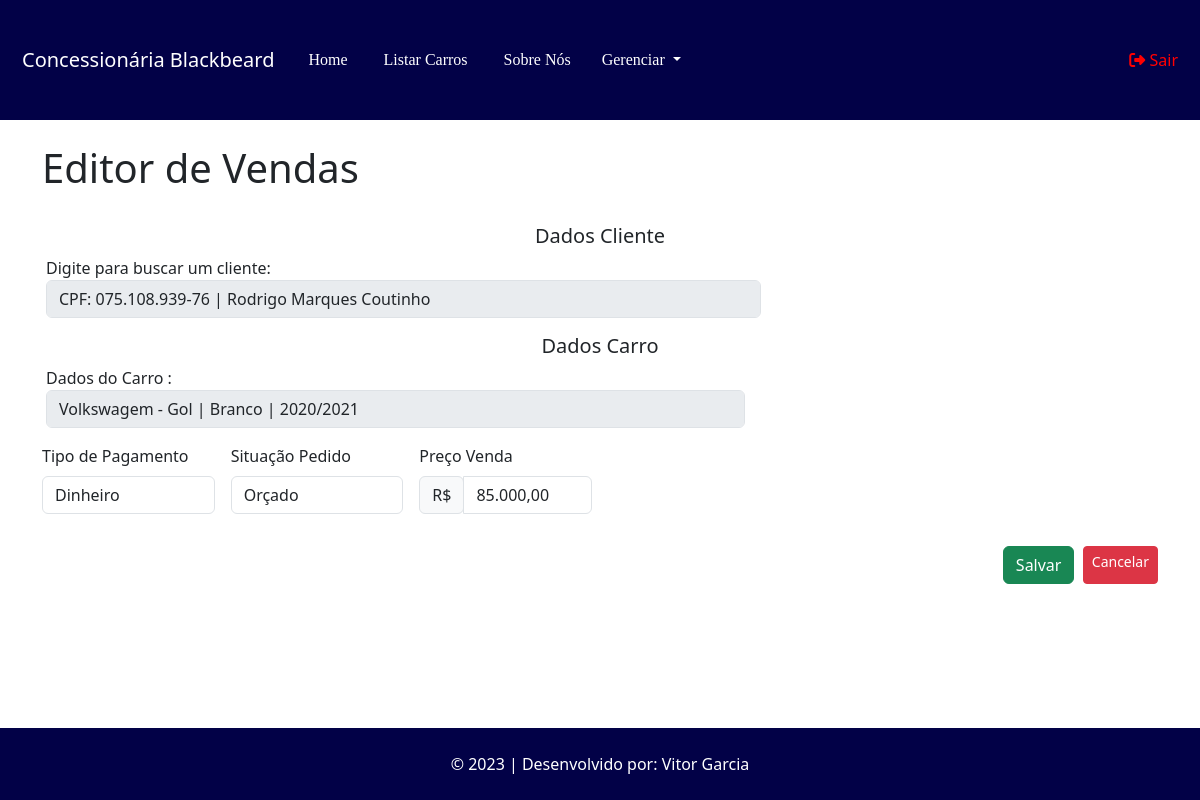
Screenshot of /venda/edicao/3 (signed in) with the database file from the repository.
### tables this page shows
CREATE TABLE `cliente` (
  `id` int(11) NOT NULL,
  `nome` varchar(100) NOT NULL,
  `telefone` varchar(20) NOT NULL,
  `email` varchar(100) NOT NULL,
  `cpf` char(15) NOT NULL,
  `status` varchar(12) NOT NULL,
  `cep` varchar(10) DEFAULT NULL,
  `uf` varchar(2) DEFAULT NULL,
  `cidade` varchar(255) DEFAULT NULL,
  `bairro` varchar(255) DEFAULT NULL,
  `logradouro` varchar(255) DEFAULT NULL,
  `complemento` varchar(255) DEFAULT NULL,
  `numero` varchar(10) DEFAULT NULL
);

CREATE TABLE `marca` (
  `id` int(11) NOT NULL,
  `nome` varchar(100) NOT NULL
);

CREATE TABLE `modelo` (
  `id` int(11) NOT NULL,
  `nome` varchar(100) NOT NULL,
  `id_marca` int(11) NOT NULL
);

CREATE TABLE `carro` (
  `id` int(11) NOT NULL,
  `id_modelo` int(11) NOT NULL,
  `ano_fabricacao` year(4) NOT NULL,
  `cor` varchar(50) NOT NULL,
  `preco_venda` decimal(10,2) NOT NULL,
  `quilometragem` int(11) NOT NULL,
  `modelo_direcao` varchar(50) NOT NULL,
  `modelo_transmissao` varchar(50) NOT NULL,
  `placa` varchar(12) NOT NULL,
  `observacoes` varchar(255) NOT NULL,
  `disponibilidade` varchar(50) NOT NULL,
  `tipo_freio` varchar(15) NOT NULL,
  `motor` varchar(15) NOT NULL,
  `tipo_combustivel` varchar(15) NOT NULL,
  `tipo_tracao` varchar(15) NOT NULL,
  `ano_modelo` year(4) NOT NULL
);

CREATE TABLE `venda` (
  `id` int(11) NOT NULL,
  `id_carro` int(11) DEFAULT NULL,
  `id_cliente` int(11) DEFAULT NULL,
  `id_vendedor` int(11) DEFAULT NULL,
  `data_venda` datetime NOT NULL DEFAULT current_timestamp(),
  `preco_venda` decimal(10,2) DEFAULT NULL,
  `desconto` decimal(10,2) NOT NULL,
  `valor_total` decimal(10,2) NOT NULL,
  `tipo_pagamento` varchar(15) NOT NULL,
  `situacao_pedido` varchar(50) NOT NULL
);

### App/Controllers/Controller.php (called while the page is built, shortened)
<?php
abstract class Controller
{
    private $viewVar;
    public function render($view)
    {
        $viewVar = $this->getViewVar();
        require_once PATH . '/App/Views/layouts/cabecalho.php';
        require_once PATH . '/App/Views/layouts/menu.php';
        require_once PATH . '/App/Views/' . $view . '.php';
        require_once PATH . '/App/Views/layouts/rodape.php';
    }
    public function getViewVar()
    {
        return $this->viewVar;
    }
    public function setViewParam($varName, $varValue)
    {
        if ($varName != "" && $varValue != "") {
            $this->viewVar[$varName] = $varValue;
        }
    }
}

### App/Controllers/VendaController.php (called while the page is built, shortened)
<?php
class VendaController extends Controller
{
    public function edicao($params){
        $idVenda = $params[0];
        $vendaDAO = new VendaDAO();
        $venda = $vendaDAO->listar($idVenda);
        $this->render('/venda/editar');
    }
}

### index.php (called while the page is built, shortened)
<?php
try {
    $app = new App();
    $app->run();
}catch (\Exception $e){
    $oError = new Erro($e);
    $oError->render();
}

### App/Lib/Conexao.php (called while the page is built, shortened)
<?php
class Conexao
{
    private static $connection;
    public static function getConnection()
    {
        $pdoConfig = DB_DRIVER . ":" . "host=" . DB_HOST . ";";
        $pdoConfig .= "dbname=" . DB_NAME . ";";
        try {
            if (!isset(self::$connection)) {
                self::$connection = new PDO($pdoConfig, DB_USER, DB_PASSWORD);
                self::$connection->setAttribute(PDO::ATTR_ERRMODE, PDO::ERRMODE_EXCEPTION);
            }
            return self::$connection;
        } catch (PDOException $e) {
            throw new Exception("Erro de conexão com o banco de dados", 500);
        }
    }
}

### App/Models/DAO/BaseDAO.php (called while the page is built, shortened)
<?php
abstract class BaseDAO
{
    private $conexao;
    public function __construct()
    {
        $this->conexao = Conexao::getConnection();
    }
    public function select($sql)
    {
        if (!empty($sql)) {
            return $this->conexao->query($sql);
        }
    }
}

### App/Models/DAO/VendaDAO.php (called while the page is built, shortened)
<?php
class VendaDAO extends BaseDAO{
    public function listar($id = null){
        if($id){
            $resultado = $this->select(
                "SELECT * FROM venda WHERE id = $id"
            );
            return $resultado->fetchObject(Venda::class);
        } else {
            $resultado = $this->select(
                'SELECT * FROM venda'
            );
            return $resultado->fetchAll(\PDO::FETCH_CLASS, Venda::class);
        }
        return false;
    }
}
?>

### App/Models/Entidades/Venda.php (called while the page is built, shortened)
<?php
class Venda {
    private $id;
    private $id_carro;
    private $id_cliente;
    private $tipo_pagamento;
    private $situacao_pedido;
    public function getId() {
        return $this->id;
    }
    public function getId_carro() {
        return $this->id_carro;
    }
    public function getId_cliente() {
        return $this->id_cliente;
    }
    public function getTipo_pagamento() {
        return $this->tipo_pagamento;
    }
    public function getSituacao_pedido() {
        return $this->situacao_pedido;
    }
}
?>

### App/Models/DAO/ClienteDAO.php (called while the page is built, shortened)
<?php
class ClienteDAO extends BaseDAO{
    public function listar($id = null){
        if($id){
            $resultado = $this->select(
                "SELECT * FROM cliente WHERE id = $id"
            );
            return $resultado->fetchObject(Cliente::class);
        } else {
            $resultado = $this->select(
                'SELECT * FROM cliente'
            );
            return $resultado->fetchAll(\PDO::FETCH_CLASS, Cliente::class);
        }
        return false;
    }
}
?>

### App/Models/Entidades/Cliente.php (called while the page is built, shortened)
<?php
class Cliente{
     private $nome;
     private $cpf;
   function getNome(){
        return $this->nome;
   }
   public function getCpf(){
         return $this->cpf;
   }
}
?>

### App/Models/DAO/CarroDAO.php (called while the page is built, shortened)
<?php
class CarroDAO extends BaseDAO{
    public function listar($id = null){
        if($id){
            $resultado = $this->select(
                "SELECT * FROM carro WHERE id = $id"
            );
            return $resultado->fetchObject(Carro::class);
        } else {
            $resultado = $this->select(
                'SELECT * FROM carro'
            );
            return $resultado->fetchAll(\PDO::FETCH_CLASS, Carro::class);
        }
        return false;
    }
}
?>

### App/Models/Entidades/Carro.php (called while the page is built, shortened)
<?php
class Carro{
     private $ano_fabricacao;
     private $ano_modelo;
     private $cor;
     private $preco_venda;
     function getAno_fabricacao(){
          return $this->ano_fabricacao;
     }
     function getAno_modelo(){
          return $this->ano_modelo;
     }
     public function getCor(){
          return $this->cor;
     }
     public function getPreco_venda(){
          return $this->preco_venda;
     }
     private $id_modelo;
     public function getId_modelo(){
          return $this->id_modelo;
     }
}
?>

### App/Models/DAO/ModeloDAO.php (called while the page is built, shortened)
<?php
class ModeloDAO extends BaseDAO{
    public function listar($id = null){
        if($id){
            $resultado = $this->select(
                "SELECT * FROM modelo WHERE id = $id"
            );
            return $resultado->fetchObject(Modelo::class);
        } else {
            $resultado = $this->select(
                'SELECT * FROM modelo'
            );
            return $resultado->fetchAll(\PDO::FETCH_CLASS, Modelo::class);
        }
        return false;
    }
}
?>

### App/Models/Entidades/Modelo.php (called while the page is built, shortened)
<?php
class Modelo{
     private $nome;
     private $id_marca;
     public function getNome(){
          return $this->nome;
     }
   function getId_marca(){
        return $this->id_marca;
   }
}
?>

### App/Models/DAO/MarcaDAO.php (called while the page is built, shortened)
<?php
class MarcaDAO extends BaseDAO{
    public function listar($id = null){
        if($id){
            $resultado = $this->select(
                "SELECT * FROM marca WHERE id = $id"
            );
            return $resultado->fetchObject(Marca::class);
        } else {
            $resultado = $this->select(
                'SELECT * FROM marca'
            );
            return $resultado->fetchAll(\PDO::FETCH_CLASS, Marca::class);
        }
        return false;
    }
}
?>

### App/Models/Entidades/Marca.php (called while the page is built, shortened)
<?php
class Marca{
     private $nome;
   function getNome(){
        return $this->nome;
   }
}
?>

### App/Views/venda/editar.php (the view, shortened to what this page needs)
<?php
$venda = $viewVar['venda'];
$vendaDAO = new VendaDAO();
$venda = $vendaDAO->listar($venda->getId());
$carroDAO = new CarroDAO();
$carro = $carroDAO->listar($venda->getId_carro());
$modeloDAO = new ModeloDAO();
$modelo = $modeloDAO->listar($carro->getId_modelo());
$marcaDAO = new MarcaDAO();
$marca = $marcaDAO->listar($modelo->getId_marca());
$clienteDAO = new ClienteDAO();
$cliente = $clienteDAO->listar($venda->getId_cliente());
?>
<div class="container">
  <br>
    <h1>Editor de Vendas</h1>
  <br>
  <form action="http://<?php echo APP_HOST; ?>/venda/atualizarSituacao" method="post" class="row g-3">
    <br>
    <h5 class="text-center">Dados Cliente</h5>
    <br>
    <div class="row">
      <div class="col-md-8">
        <label for="input_cliente">Digite para buscar um cliente:</label>
        <input name="input_cliente" class="form-control" id="input_cliente" value="<?php echo 'CPF: ' . $cliente->getCpf() .  ' | ' . $cliente->getNome();?>" disabled>
      </div>
    </div>
    <br>
    <h5 class="text-center">Dados Carro</h5>
    <br>
    <div class="row">
    <div class="row">
      <div class="col-md-8">
        <label for="input_carro">Dados do Carro :</label>
            <input type="text" class="form-control" value="<?php  echo $marca->getNome() . ' - ' . $modelo->getNome() . ' | ' . $carro->getCor() . ' | ' . $carro->getAno_fabricacao() . '/' . $carro->getAno_modelo(); ?>" disabled>
        </div>
      </div>
    </div>
    <div class="col-md-2">
        <label for="inputTipo_pagamento" class="form-label">Tipo de Pagamento</label>
          <select class="form-control" id="inputTipo_pagamento" name="tipo_pagamento">
              <option <?php echo ($venda->getTipo_pagamento() == "Dinheiro" ) ? "selected" : null ; ?> value="Dinheiro">Dinheiro</option>
          </select>
      </div>
      <div class="col-md-2">
        <label for="inputSituacao_pedido" class="form-label">Situação Pedido</label>
          <select class="form-control" id="inputSituacao_pedido" name="situacao_pedido">
              <option <?php echo ($venda->getSituacao_pedido() == "Orçado" ) ? "selected" : null ; ?> value="Orçado">Orçado</option>
          </select>
      </div>
      <div class="col-md-2">
          <label for="inputPreco_venda" class="form-label">Preço Venda</label>
          <div class="input-group mb-3">
              <div class="input-group-prepend">
                  <span class="input-group-text">R$</span>
              </div>
              <input type="text" class="form-control money" id="inputPreco_venda" name="preco_venda" value="<?php echo number_format($carro->getPreco_venda(), 2, ',', '.'); ?>">
          </div>
      </div>
      <div class="col-md-12 d-flex justify-content-end">
      <button type="submit" class="btn btn-success">Salvar</button>&nbsp&nbsp
      <a href="http://<?php echo APP_HOST; ?>/venda/pesquisar" class="btn btn-danger btn-sm">Cancelar</a>
    </div>
</div>
<br>
<br>

### rows the page displays
cliente: input_cliente "CPF: 075.108.939-76 | Rodrigo Marques Coutinho"
marca: nome.ano_modelo "Volkswagem - Gol | Branco | 2020/2021"
venda: tipo_pagamento "Dinheiro", situacao_pedido "Orçado"
carro: preco_venda "85.000,00"
